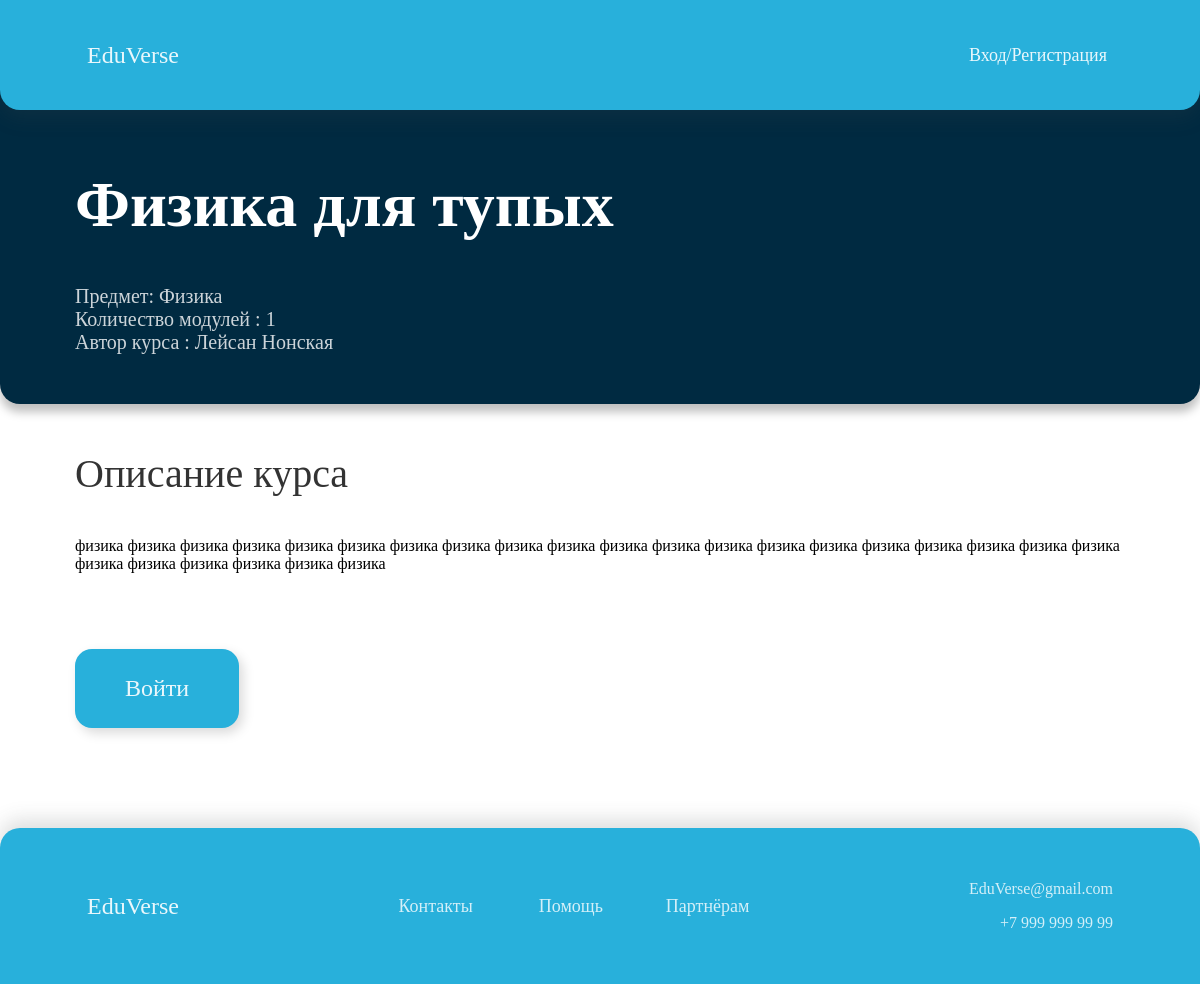
/course/matematika/, run on an earlier commit of the app's database.
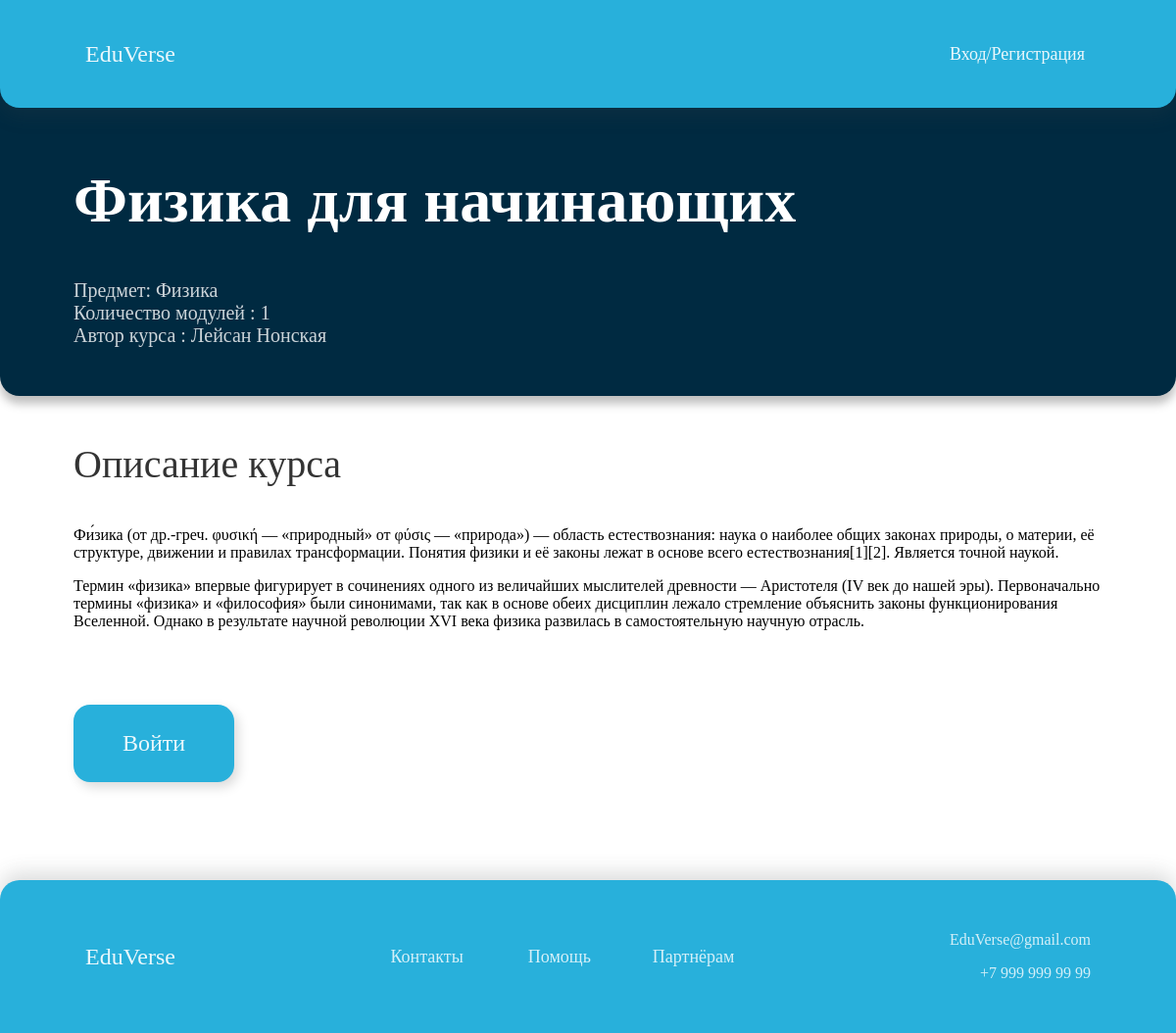
And on a later commit of the database.
### courses/models.py (models this page shows, shortened)
class Course(models.Model):
    owner = models.ForeignKey(User,
                              related_name='courses_created',
                              on_delete=models.CASCADE)
    subject = models.ForeignKey(Subject,
                                related_name='courses',
                                on_delete=models.CASCADE)
    title = models.CharField(max_length=200)
    slug = models.SlugField(max_length=200, unique=True)
    overview = models.TextField()
    created = models.DateTimeField(auto_now_add=True)
    students = models.ManyToManyField(User,
                                      related_name='courses_joined',
                                      blank=True)
    class Meta:
        ordering = ['-created']

### courses/views.py (the view)
class CourseDetailView(DetailView):
    model = Course
    template_name = 'courses/course/detail.html'
    def get_context_data(self, **kwargs):
        context = super().get_context_data(**kwargs)
        context['enroll_form'] = CourseEnrollForm(
            initial={'course': self.object})
        return context

### courses/templates/courses/course/detail.html (shortened to what this page needs)
{% extends "base.html" %}
{% block content %}
<div class="subheader">
  {% with subject=object.subject %}
    <h1>
      {{ object.title }}
    </h1>
     <div class="subheader_content">
      <p>
        Предмет: {{ subject.title }}
        Количество модулей : {{ object.modules.count }}</br>
        Автор курса : {{ object.owner.get_full_name }}
      </p>
      </div>
  </div>
<div class="course_info">
    <p style="
  color: rgba(0, 0, 0, 0.80);
font-family: Gilroy;
font-size: 40px;
font-style: normal;
font-weight: 500;
line-height: normal;
">Описание курса</p>
  <p style="
  color: rgba(0, 0, 0, 0.60);
font-family: Gilroy;
font-size: 24px;
font-style: normal;
font-weight: 500;
line-height: normal;
">
      {{ object.overview|linebreaks }}
  </p>
      {% if request.user.is_authenticated %}
        <form action='{% url "student_enroll_course" %}' method="post">
        {{ enroll_form }}
        {% csrf_token %}
          <input style="margin-bottom: 100px; margin-top: 60px;" class="standart_btn" type="submit" value="Пройти"></button>
        </form>
      {% else %}
      <a class="standart_btn" style="margin-bottom: 100px; margin-top: 60px; height: 45px;"  href='{% url "login" %}' class="button">
        Войти
      </a>
      {% endif %}
  {% endwith %}
    </div>
{% endblock %}

What changed in the data, as far as the page shows it:
removed Course: title "Физика для тупых", modules.count "1", owner.get_full_name "Лейсан Нонская", overview "физика физика физика физика физика физика физика физика физика физика физика физика физика физика физика физика физика физика физика физика физика физика физика физика физика физика"
added Course: title "Физика для начинающих", modules.count "1", owner.get_full_name "Лейсан Нонская", overview "Фи́зика (от др.-греч. φυσική — «природный» от φύσις — «природа») — область естествознания: наука о наиболее общих законах природы, о материи, её структуре, движении и правилах трансформации. Понятия физики и её законы лежат в основе всего естествознания[1][2]. Является точной наукой. Термин «физика» впервые фигурирует в сочинениях одного из величайших мыслителей древности — Аристотеля (IV век до нашей эры). Первоначально термины «физика» и «философия» были синонимами, так как в основе обеих дисциплин лежало стремление объяснить законы функционирования Вселенной. Однако в результате научной революции XVI века физика развилась в самостоятельную научную отрасль."
